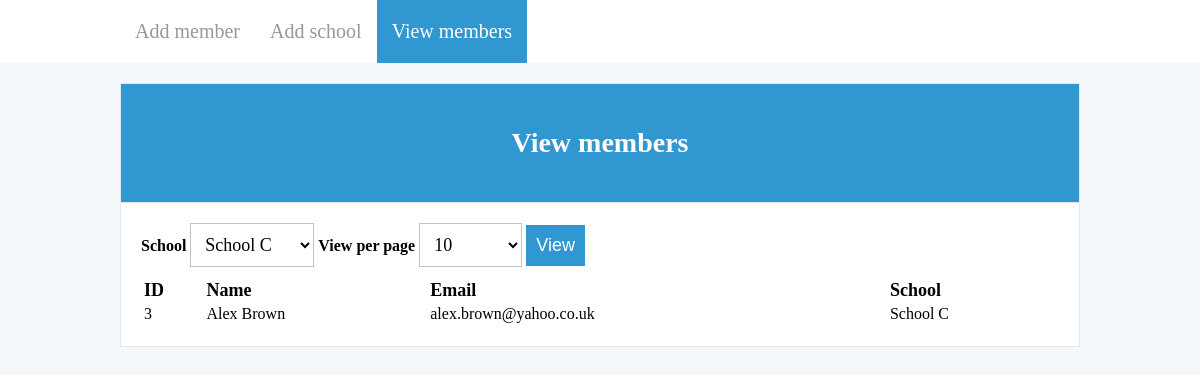
Screenshot of /view.php?school=3 with the database file from the repository.
### tables this page shows
CREATE TABLE `members` (
  `id` int(11) NOT NULL,
  `name` varchar(100) NOT NULL,
  `email` varchar(255) NOT NULL,
  `school_id` int(11) NOT NULL
);

CREATE TABLE `schools` (
  `id` int(11) NOT NULL,
  `name` varchar(50) NOT NULL
);

### core/init.php (called while the page is built, shortened)
<?php
spl_autoload_register(function ($class) {
    $class = __DIR__ . '/../classes/' . $class . '.php';
});
$db = new Db;
$paginator = new Paginator;

### classes/Db.php (called while the page is built, shortened)
<?php
class Db
{
    protected $connection;
    protected $statement;
    protected $fetchStyle;
    public function __construct()
    {
        $dsn = 'mysql:dbname=;host=';
        $dbUser = '';
        $dbPass = '';
        try {
            $this->connection = new PDO($dsn, $dbUser, $dbPass);
        } catch (PDOException $e) {
            die('Connection failed: ' . $e->getMessage());
        }
    }
    protected function prepare($sql)
    {
        try {
            $this->statement = $this->connection->prepare($sql);
            return $this;
        } catch (PDOException $e) {
            die('Error: ' . $e->getMessage());
        }
    }
    protected function execute(array $bind)
    {
        if (!empty($bind)) {
            foreach ($bind as $column => $value) {
                $this->statement->bindValue($column, $value);
            }
        }
        if (!$this->statement->execute($bind)) {
            $errorMsg = $this->statement->errorInfo();
            throw new Exception($errorMsg[2]);
        }
        return $this;
    }
    public function query($query, array $bind = [])
    {
        $this->prepare($query)->execute($bind);
        return $this;
    }
    public function select($table, $columns = '*', array $where = [], $operator = '')
    {
        $bind = [];
        foreach ($where as $column => $value) {
            unset($where[$column]);
            $where[] = "$column = :$column";
            $bind[':' . $column] = $value;
        }
        $operator = $operator ? $operator : ' AND ';
        $where = implode($operator, $where);
        $sql = "SELECT $columns FROM `$table` ";
        $sql .= $where ? "WHERE $where " : '';
        $this->prepare($sql)->execute($bind);
        return $this;
    }
    public function setFetchStyle($style)
    {
        switch ($style) {
            case 'object':
                $this->fetchStyle = PDO::FETCH_OBJ;
                break;
        }
    }
    public function fetchAll()
    {
        return $this->statement->fetchAll($this->fetchStyle);
    }
}

### classes/Paginator.php (called while the page is built, shortened)
<?php
class Paginator
{
    public $currentPage;
    public $rowsPerPage;
    public function setRowsPerPage($rowsPerPage)
    {
        $this->rowsPerPage = $rowsPerPage;
    }
    public function getRowsPerPage()
    {
        return $this->rowsPerPage;
    }
    public function setCurrentPage($currentPage)
    {
        $this->currentPage = $currentPage;
    }
    public function getSearchOffset()
    {
        if($this->getRowsPerPage() != 0) {
            return (($this->currentPage * $this->rowsPerPage) - $this->rowsPerPage);
        } else {
            return 0;
        }
    }
}

### view.php (the view, shortened to what this page needs)
<?php
require_once 'core/init.php';
$schoolId = isset($_GET['school']) ? $_GET['school'] : 0;
$perPage = isset($_GET['per-page']) ? $_GET['per-page'] : 10;
$currentPage = !empty($_GET['page']) ? $_GET['page'] : 1;
$paginator->setRowsPerPage($perPage);
$paginator->setCurrentPage($currentPage);
if ($paginator->getRowsPerPage() == 0) {
    $limit = '';
    $offset = '';
} else {
    $limit = "LIMIT {$paginator->getRowsPerPage()}";
    $offset = "OFFSET {$paginator->getSearchOffset()}";
}
$sql = "SELECT members.id, members.email, members.name, schools.name AS school FROM `members`";
$sql .= " INNER JOIN `schools` on members.school_id = schools.id";
if ($schoolId != 'view-all') {
    $sql .= " WHERE schools.id = $schoolId";
} else {
    $paginator->setTotalRowsFromDb($db->select('members')->count());
}
$sql .= " ORDER BY members.id DESC $limit $offset";
$db->setFetchStyle('object');
$members = $db->query($sql)->fetchAll();
$db->select('schools');
$schools = $db->fetchAll();
?>
<?php require_once 'includes/header.php'; ?>
    <div class="container">
        <section class="board">
            <header class="board-head">
                <div class="centered h5">
                    <h2>View members</h2>
                </div>
            </header>
            <div class="board-body">
                <form method="GET" action="view.php">
                    <div class="filters">
                        <label>School </label>
                        <select name="school" class="field-style-2">
                            <?php foreach ($schools as $school) { ?>
                                <option value="<?php echo $school->id; ?>"<?php echo $schoolId == $school->id ? ' selected' : ''; ?>><?php echo $school->name; ?></option>
                            <?php } ?>
                        </select>
                        <label>View per page </label>
                        <select name="per-page" class="field-style-2">
                            <option value="10"<?php echo $perPage == '10' ? ' selected' : ''; ?>>10</option>
                        </select>
                        <input type="submit" name="submit" value="View" class="field-style"/>
                    </div>
                    <?php if(!empty($members)) { ?>
                        <table>
                            <tr>
                                <th>ID</th>
                                <th>Name</th>
                                <th>Email</th>
                                <th>School</th>
                            </tr>
                            <?php foreach ($members as $member) { ?>
                                <tr>
                                    <td><?php echo $member->id; ?></td>
                                    <td><?php echo $member->name; ?></td>
                                    <td><?php echo $member->email; ?></td>
                                    <td><?php echo $member->school; ?></td>
                                </tr>
                            <?php }  ?>
                        </table>
                    <?php } else { ?>
                        <h3>Sorry, no members yet</h3>
                    <?php } ?>
                </form>
            </div>
        </section>
    </div>
<?php require_once 'includes/footer.php'; ?>

### css/stylesheet.css (style rules this page uses)
*, *:after, *:before { box-sizing: border-box; -webkit-box-sizing: border-box; -moz-box-sizing: border-box; box-sizing: border-box; }
html, body { margin: 0 auto; }
html, body, button, select, option { font-family: 'Source Sans Pro'; }
h2 { font-size: 28px; }
table { width: 100%; }
th { font-size: 18px; text-align: left; }
label { font-weight: bold; }
.main { background-color: #f5f8fa; }
.container { margin: 0 auto; max-width: 960px; }
.board { background-color: #ffffff; border: 1px solid #e3e8ed; }
.board-head { background-color: #3097d1; border-bottom: 1px solid #e3e8ed; color: #ffffff; padding: 20px; text-align: center; }
.board-body { padding: 20px; }
.filters { margin-bottom: 10px; }
.field-style { background-color: #3097d1; border: 0; color: #ffffff; cursor: pointer; font-size: 18px; padding: 10px; }
.field-style-2 { background-color: #ffffff; border: 1px solid #c2c2c2; font-size: 18px; outline: none; padding: 10px }

### rows the page displays
members: id "3", name "Alex Brown", email "alex.brown@yahoo.co.uk", school.name "School C"

### other values shown
form field school "School C"
